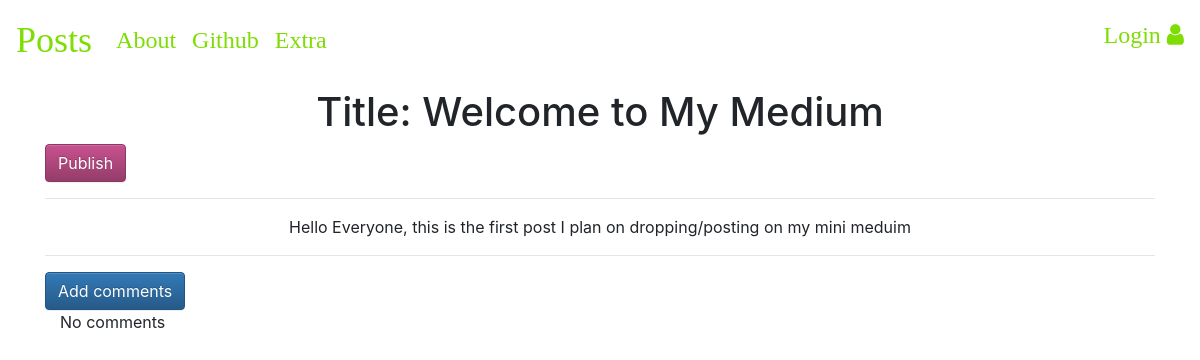
Page /post_detail/1/ on the earlier database version.
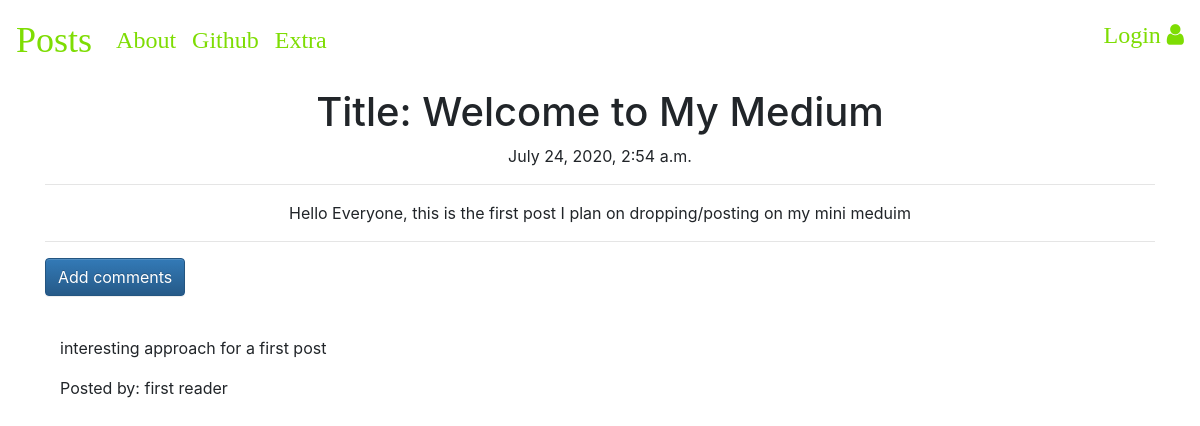
Same page on the later database version.
### blog_app/models.py (models this page shows, shortened)
class Post(models.Model):
    author = models.ForeignKey('auth.User', on_delete = models.CASCADE, default = 'auth.User')
    title = models.CharField(max_length = 54)
    text = models.TextField()
    create_date = models.DateTimeField(default = timezone.now)
    publish_date = models.DateTimeField(blank=True, null = True)

class Comment(models.Model):
    post = models.ForeignKey(Post, related_name = 'comments', on_delete = models.CASCADE)
    author = models.CharField(max_length = 51)
    text = models.TextField()
    create_date = models.DateTimeField(default=timezone.now)
    approved_comment = models.BooleanField(default = False)

### blog_app/views.py (the view)
# urls.py: path('post_detail/<int:pk>/', views.PostDetailView.as_view(), name = 'post_detail'),
class PostDetailView(DetailView):
    model = Post

### blog_app/templates/blog_app/post_detail.html (shortened to what this page needs)
{%extends 'blog_app/base.html'%}
{% block body_block%}
<div class="postdetailspage">
  <h1 class="posttitle loader centeritem">Title: {{ post.title }}</h1>
  {% if post.publish_date %}
  <div class="postpublishdate centeritem">
    {{post.publish_date}}
  </div>
  {% else %}
    <a class="btn btn-primary" href="{% url 'post_publish' pk=post.pk%}">Publish</a>
  {% endif %}
<hr>
  <div class="centeritem">
    <p>{{post.text|safe|linebreaksbr}}</p>
  </div>
  <hr>
  <a class="btn btn-primary" href="{% url 'add_comments_to_post' pk=post.pk%}"> Add comments</a>
  <div class="container">
    {%for comment in post.comments.all%}
    <br>
      <p>{{comment.text|safe|linebreaks}}</p>
      <p>Posted by: {{comment.author}}</p>
      {%empty%}
      <p>No comments </p>
    {%endfor%}
  </div>
</div>
{% endblock %}

Differences in the rows shown:
changed Post "Welcome to My Medium": publish_date (not shown) → "July 24, 2020, 2:54 a.m."
added Comment: text "interesting approach for a first post", author "first reader"
Other differences:
text no longer shown: "Publish No comments"
